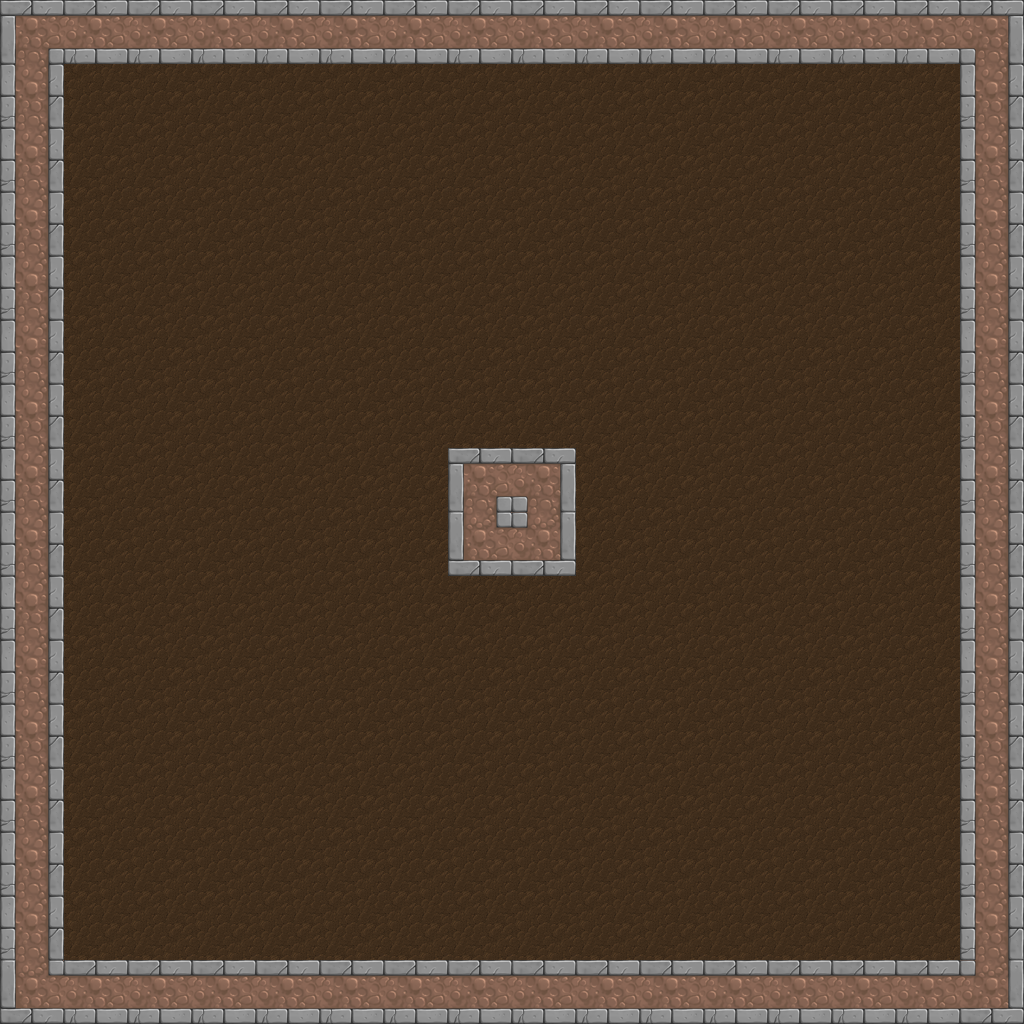

A 2D game scene composited from a Tiled map and its tileset images. What follows is a short description and the map's XML, with each tile layer's data collapsed to a summary:
An orthogonal 16x16 tile map with 64x64 px tiles, 2 tile layers (Ground, Walls), 2 tilesets and 26 objects (4x TORCH, 2x NORTH, 2x WEST, 2x SOUTH, 2x EAST, ...).

<map version="1.0" orientation="orthogonal" renderorder="right-down" width="16" height="16" tilewidth="64" tileheight="64">
 <properties>
  <property name="ExitPoints" value="ES" />
 </properties>
 <tileset firstgid="1" name="walls" tilewidth="64" tileheight="64">
  <image source="../tilesets/walls.png" width="384" height="128" />
 </tileset>
 <tileset firstgid="13" name="UDjRi65" tilewidth="64" tileheight="64">
  <image source="../tilesets/UDjRi65.png" width="64" height="64" />
 </tileset>
 <layer name="Ground" width="16" height="16">
  <data>[256 cells, 256 non-empty, 1 distinct tile ids]</data>
 </layer>
 <layer name="Walls" width="16" height="16">
  <data>[256 cells, 64 non-empty, 6 distinct tile ids]</data>
 </layer>
 <objectgroup name="collisionObjects">
  <object x="0" y="0" width="1024" height="64" />
  <object x="995" y="345" height="1" />
  <object x="960" y="64" width="64" height="896" />
  <object x="0" y="64" width="64" height="896" />
  <object x="0" y="960" width="1024" height="64" />
  <object x="448" y="448" width="128" height="128" />
 </objectgroup>
 <objectgroup name="portalObjects">
  <object type="NORTH" x="448" y="0" width="128" height="64" />
  <object type="WEST" x="0" y="448" width="64" height="128" />
  <object type="SOUTH" x="448" y="960" width="128" height="64" />
  <object type="EAST" x="960" y="448" width="64" height="128" />
 </objectgroup>
 <objectgroup name="spawnPoints" visible="0">
  <object type="WEST" x="130" y="514" />
  <object type="EAST" x="880" y="502" width="12" height="17" />
  <object type="SOUTH" x="514" y="935" />
  <object type="NORTH" x="509" y="131" />
  <object x="232" y="202" />
  <object x="862" y="195" />
  <object x="812" y="802" />
  <object x="320" y="825" />
  <object x="700" y="603" />
  <object x="391" y="512" />
  <object x="507" y="289" height="1" />
  <object type="CENTER" x="548" y="437" />
 </objectgroup>
 <objectgroup name="gameObjects">
  <object type="TORCH" x="819" y="765" width="46" height="46" />
  <object type="TORCH" x="223" y="145" width="46" height="46" />
  <object type="TORCH" x="771" y="226" width="46" height="46" />
  <object type="TORCH" x="254" y="769" width="46" height="46" />
 </objectgroup>
</map>
